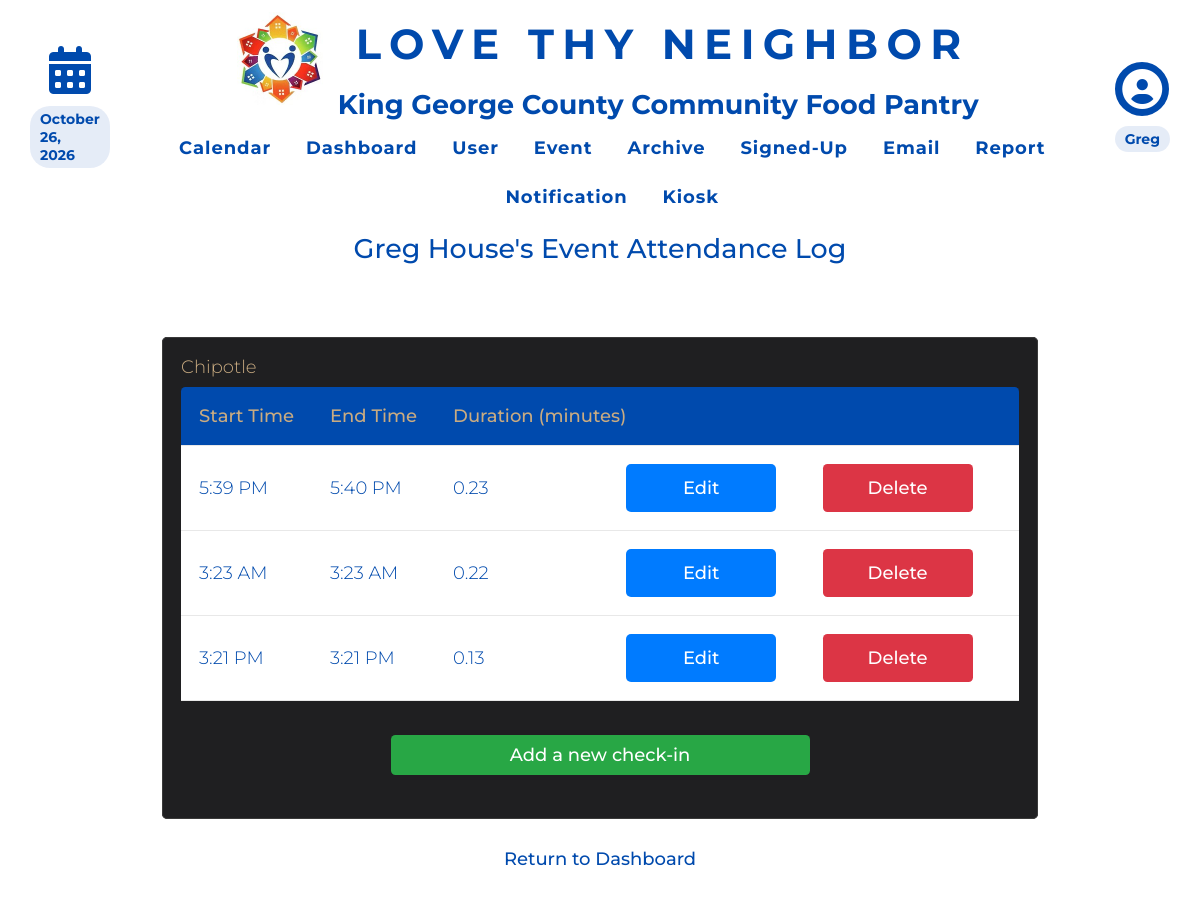
The app's page /eventList.php?username=itsnotlupus (signed in) with its own data.
### tables this page shows
CREATE TABLE `dbpersons` (
  `id` varchar(256) NOT NULL,
  `first_name` text NOT NULL,
  `last_name` text,
  `phone_number` varchar(16) NOT NULL,
  `email` text,
  `email_prefs` enum('true','false') DEFAULT NULL,
  `birthday` text,
  `t-shirt_size` text,
  `state` varchar(2) DEFAULT NULL,
  `city` text,
  `street_address` text,
  `zip_code` text,
  `emergency_contact_first_name` text,
  `emergency_contact_phone` varchar(16) DEFAULT NULL,
  `emergency_contact_relation` text,
  `archived` tinyint(1) DEFAULT NULL,
  `password` text,
  `contact_num` varchar(255) DEFAULT 'n/a',
  `contact_method` text,
  `type` text,
  `status` text,
  `photo_release` tinyint(1) DEFAULT '0',
  `community_service` tinyint(1) DEFAULT '0',
  `notes` text,
  PRIMARY KEY (`id`)
);

CREATE TABLE `dbevents` (
  `id` int NOT NULL AUTO_INCREMENT,
  `name` text NOT NULL,
  `date` char(10) NOT NULL,
  `startTime` char(5) NOT NULL,
  `endTime` char(5) NOT NULL,
  `description` text NOT NULL,
  `capacity` int NOT NULL,
  `location` text,
  `archived` tinyint DEFAULT NULL,
  PRIMARY KEY (`id`)
);

CREATE TABLE `dbpersonhours` (
  `personID` varchar(256) NOT NULL,
  `eventID` int NOT NULL,
  `roleID` int NOT NULL,
  `start_time` timestamp NULL DEFAULT NULL,
  `end_time` timestamp NULL DEFAULT NULL,
  PRIMARY KEY (`personID`,`eventID`,`roleID`),
  KEY `FkpersonID2` (`personID`),
  KEY `FKeventID3` (`eventID`),
  KEY `FKroleID4` (`roleID`)
);

### database/dbPersons.php (called while the page is built, shortened)
<?php
include_once(dirname(__FILE__) . '/../domain/Person.php');
function retrieve_person($id) {
    $con = connect();
    $query = "SELECT * FROM dbpersons WHERE id = ?";
    $stmt = mysqli_prepare($con, $query);
    mysqli_stmt_bind_param($stmt, "s", $id);
    mysqli_stmt_execute($stmt);
    $result = mysqli_stmt_get_result($stmt);
    $result_row = mysqli_fetch_assoc($result);
    $thePerson = make_a_person($result_row);
    return $thePerson;
}
function make_a_person($result_row) {
    $thePerson = new Person(
        $result_row['id'] ?? null,
        $result_row['first_name'] ?? null,
        $result_row['last_name'] ?? null,
        $result_row['phone_number'] ?? null,
        $result_row['email'] ?? null,
        $result_row['email_prefs'] ?? null,
        $result_row['birthday'] ?? null,
        $result_row['t-shirt_size'] ?? null,
        $result_row['state'] ?? null,
        $result_row['city'] ?? null,
        $result_row['street_address'] ?? null,
        $result_row['zip_code'] ?? null,
        $result_row['emergency_contact_first_name'] ?? null,
        $result_row['emergency_contact_phone'] ?? null,
        $result_row['emergency_contact_relation'] ?? null,
        $result_row['archived'] ?? null,
        $result_row['password'] ?? null,
        $result_row['contact_num'] ?? null,
        $result_row['contact_method'] ?? null,
        $result_row['type'] ?? null,
        $result_row['status'] ?? null,
        $result_row['photo_release'] ?? null,
        $result_row['community_service'] ?? null,
        $result_row['notes'] ?? null
    );
    return $thePerson;
}
function get_attended_event_ids($personID) {
    $con = connect();
    $query = "SELECT DISTINCT eventID FROM dbpersonhours WHERE personID = ? ORDER BY eventID DESC";
    $stmt = mysqli_prepare($con, $query);
    mysqli_stmt_bind_param($stmt, "s", $personID);
    mysqli_stmt_execute($stmt);
    $result = mysqli_stmt_get_result($stmt);
    if ($result) {
        $rows = [];
        while ($row = mysqli_fetch_assoc($result)) {
            $rows[] = $row['eventID'];
        }
        return $rows;
    } else {
        mysqli_stmt_close($stmt);
        mysqli_close($con);
        return [];
    }
}
function get_check_in_outs($personID, $event) {
    $con = connect();
    $query = "SELECT start_time, end_time FROM dbpersonhours WHERE personID = ? and eventID = ? AND end_time IS NOT NULL";
    $stmt = mysqli_prepare($con, $query);
    mysqli_stmt_bind_param($stmt, "ss", $personID, $event);
    mysqli_stmt_execute($stmt);
    $result = mysqli_stmt_get_result($stmt);
    if ($result) {
        $rows = [];
        while ($row = mysqli_fetch_assoc($result)) {
            $rows[] = $row;
        }
        return $rows;
    } else {
        mysqli_stmt_close($stmt);
        mysqli_close($con);
        return [];
    }
}

### domain/Person.php (called while the page is built, shortened)
<?php
class Person {
	private $first_name;
	private $last_name;
	function __construct(
        $id, $first_name, $last_name, $phone1, $email, $email_prefs, $birthday,
		$t_shirt_size, $state, $city, $street_address, $zip_code,
		$emergency_contact_first_name, $emergency_contact_phone, $emergency_contact_relation,
		$archived, $password, $contact_num, $contact_method, $type,
		$status, $photo_release, $community_service, $notes
		) {
        $this->first_name = $first_name;
        $this->last_name = $last_name;
    }
	function get_first_name() {
		return $this->first_name;
	}
	function get_last_name() {
		return $this->last_name;
	}
}

### database/dbEvents.php (called while the page is built, shortened)
<?php
function retrieve_event2($id) {
    $con = connect();
    $query = "SELECT * FROM dbevents WHERE id = ?";
    $stmt = mysqli_prepare($con, $query);
    mysqli_stmt_bind_param($stmt, "i", $id);
    mysqli_stmt_execute($stmt);
    $result = mysqli_stmt_get_result($stmt);
    $result_row = mysqli_fetch_assoc($result);
    return $result_row;
}

### include/output.php (called while the page is built, shortened)
<?php
    function hsc($input) {
        return htmlspecialchars($input ?? '');
    }
    function time24hTo12h($time) {
        $tempTime = explode(':', $time);
        $hour = $tempTime[0];
        $minute = $tempTime[1];
        $hour = intval($hour);
        if ($hour < 12) {
            return hsc($hour . ':' . $minute . ' AM');
        } else if ($hour > 12) {
            $hour -= 12;
        }
        return hsc($hour . ':' . $minute . ' PM');
    }
    function floatPrecision($number, $places) {
        return number_format((float)$number, $places, '.', '');
    }

### eventList.php (the view, shortened to what this page needs)
<?php
$accessLevel = 0;
if (isset($_SESSION['_id'])) {
    $accessLevel = $_SESSION['access_level'];
}
if ($accessLevel >= 2) {
    if (isset($_GET['username'])) {
        $username = $_GET['username'];
    } else {
        header('Location: editHours.php');
        die();
    }
} elseif ($accessLevel == 1) {
    if (isset($_GET['username'])) {
        header('Location: eventList.php');
        die();
    }
    $username = $_SESSION['_id'];
}
require_once('database/dbEvents.php');
require_once('database/dbPersons.php');
require_once('include/output.php');
require_once('domain/Person.php');
$event_ids = get_attended_event_ids($username);
?>
    <!DOCTYPE html>
<html lang="en">
<head>
    <?php require_once('universal.inc'); ?>
    <link rel="stylesheet" href="css/editprofile.css" type="text/css" />
</head>
<body>
    <?php require_once('header.php'); ?>
        <?php if ($accessLevel > 1) : ?>
            <?php
                $person = retrieve_person($username);
                $name = $person->get_first_name() . ' ' . $person->get_last_name() . "'s";
            ?>
            <h1><?php echo $name ?> Event Attendance Log</h1>
        <?php else : ?>
            <h1>Your Event Attendance Log</h1>
        <?php endif ?>
        <main class="general">
            <?php if (!empty($event_ids)): ?>
                <?php foreach ($event_ids as $event_id): ?>
                    <?php $event = retrieve_event2($event_id); ?>
                    <fieldset class="section-box">
                        <h2><?php echo htmlspecialchars($event['name']) ?></h2>
                        <?php $shifts = get_check_in_outs($username, $event['id']); ?>
                        <table class="general">
                            <tr>
                                <th>Start Time</th>
                                <th>End Time</th>
                                <th style="padding-right: 0;">Duration (minutes)</th>
                                <th style="width: 200px;"></th>
                                <th style="width: 200px;"></th>
                            </tr>
                            <?php foreach ($shifts as $shift): ?>
                                <tr>
                                    <?php
                                        $start_date_time = explode(' ', $shift['start_time']);
                                        $end_date_time = explode(' ', $shift['end_time']);
                                    ?>
                                    <td><?php echo time24hto12h($start_date_time[1])?></td>
                                    <td><?php echo time24hto12h($end_date_time[1])?></td>
                                    <?php
                                        $start_time = strtotime($shift['start_time']);
                                        $end_time = strtotime($shift['end_time']);
                                        $duration = ($end_time - $start_time)/60;
                                    ?>
                                    <td style="padding-right: 0;"><?php echo floatPrecision($duration, 2) ?></td>
                                    <form method="GET" action="editTimes.php">
                                        <td style="padding-left: 0; padding-right: 0;"><button type="submit" class="button edit-button" style="height:48px; width:150px;">Edit</button></td>
                                    </form>
                                    <td style="padding-left: 0; padding-right: 0;"><button class="button danger" style="height:48px; width:150px;" onclick="confirmAction('<?php echo $event['id']?>', '<?php echo $shift['start_time']?>', '<?php echo $shift['end_time']?>')">Delete</button></td>
                                </tr>
                            <?php endforeach ?>
                        </table>
                        <form method="GET" action="setTimes.php">
                            <center><button class="button success" style="width: 50%; margin: 25px;">Add a new check-in</button></center>
                        </form>
                    </fieldset>
                <?php endforeach; ?>
            <?php else: ?>
                <p class="no-events-message">No events attended by <?php echo htmlspecialchars($username); ?>.</p>
            <?php endif; ?>
            <a class="button cancel" href="index.php" style="margin-top: -.5rem">Return to Dashboard</a>
        </main>
</body>
</html>

### css/base.css (style rules this page uses)
html, body, header, main, footer, div, span, p, h1, h2, h3, h4, h5, h6, ul, ol, li, input, select, textarea, form, section, label, table, td, tr, th, form, fieldset, em, button, a { padding: 0; margin: 0; font-size: inherit; font-family: inherit; font-weight: inherit; text-decoration: none; font-style: normal; box-sizing: border-box; text-align: left; list-style-type: none; border-spacing: 0; font-weight: bold; }
:root { --page-background-color: #f5f5f7; --page-font-color: rgb(0, 74, 173); --inactive-font-color: #6b6b6b; --inactive-background-color: #eeeeee; --standout-background: #ffffff; --happy-toast-background-color: #7fa88a; --happy-toast-font-color: #ffffff; --info-toast-background-color: #e6e6e6; --info-toast-font-color: #111111; --error-toast-background-color: rgb(203, 37, 26); --error-toast-font-color: #ffffff; --shadow-and-border-color: #d6d6d6; --accent-color: rgb(62, 129, 50); --main-color: rgb(0, 74, 173); --secondary-accent-color: rgb(62, 129, 50); --wv-accent-color: #C9AB81; --wv-accent-foreground: #ffffff; --wv-bg-light: #ffffff; --wv-text-dark: #111111; --wv-muted-text: #6b6b6b; --calendar-event-color: #b0b0b0; --calendar-event-color-hover: var(--accent-color); --calendar-today-border: 2px solid var(--secondary-accent-color); --button-font-color: #ffffff; --button-padding: 0.5rem 1.5rem; --button-border-radius: 0.25rem; --standard-border: 1px solid #cccccc; --light-border: 1px solid var(--shadow-and-border-color); --text-field-border: 2px solid #cccccc; --cancel-button-background-color: var(--main-color); --error-color: rgb(203, 37, 26); font-size: 18px; font-family: Montserrat; font-weight: 300; }
body { background-color: var(--page-background-color); color: var(--page-font-color); font-family: Montserrat; }
a { color: var(--main-color); }
main:not(.login):not(.calendar-view):not(.dashboard) { padding: 1rem; }
input[type=submit], .button, a.button-signup { color: var(--button-font-color); background-color: var(--main-color); padding: var(--button-padding); border: 3px solid rgba(255, 255, 255, 0.295); border-radius: var(--button-border-radius); font-weight: 500; width: 100%; transition: background-color .3s; cursor: pointer; text-align: center; }
h1 { font-size: 1.5rem; font-weight: 500; margin-bottom: 2rem; background-color: var(--page-main-color); color: var(--main-color); width: 100%; text-align: center; padding: 1rem; }
h2 { font-size: 1.5rem; font-weight: 500; }
.button { display: inline-block; }
button.cancel, a.cancel { background-color: var(--cancel-button-background-color); color: white; }
.section-box { background-color: var(--page-background-color); border-radius: 0.5rem; padding: 1.5rem; margin-bottom: 1rem; border: 1px solid var(--light-border); }
main.general, form.general { margin: 1rem; display: flex; flex-direction: column; gap: 0.5rem; }
main.general fieldset { padding: 1.5rem; display: flex; gap: .5rem; flex-direction: column; }
table.general { width: 100%; border-collapse: collapse; padding-bottom: 1rem; }
table.general th, table.general td { padding: 0.75rem 1rem; vertical-align: top; background-color: var(--page-background-color); border-bottom: 1px solid var(--shadow-and-border-color); color: var(--page-font-color); }
table.general td { text-align:left; vertical-align: middle; color: var(--page-font-color); }
@media only screen and (min-width: 1024px) { main.general, form.general { margin: 0rem 8rem 4rem 8rem; } }

### records on screen
dbpersons: name "Greg House's"
dbevents: name "Chipotle"
dbpersonhours: start_time "5:39 PM", end_time "5:40 PM", floatPrecision($duration, 2) "0.23"
dbpersonhours: start_time "3:23 AM", end_time "3:23 AM", floatPrecision($duration, 2) "0.22"
dbpersonhours: start_time "3:21 PM", end_time "3:21 PM", floatPrecision($duration, 2) "0.13"

### other values on screen
$firstName "Greg"
